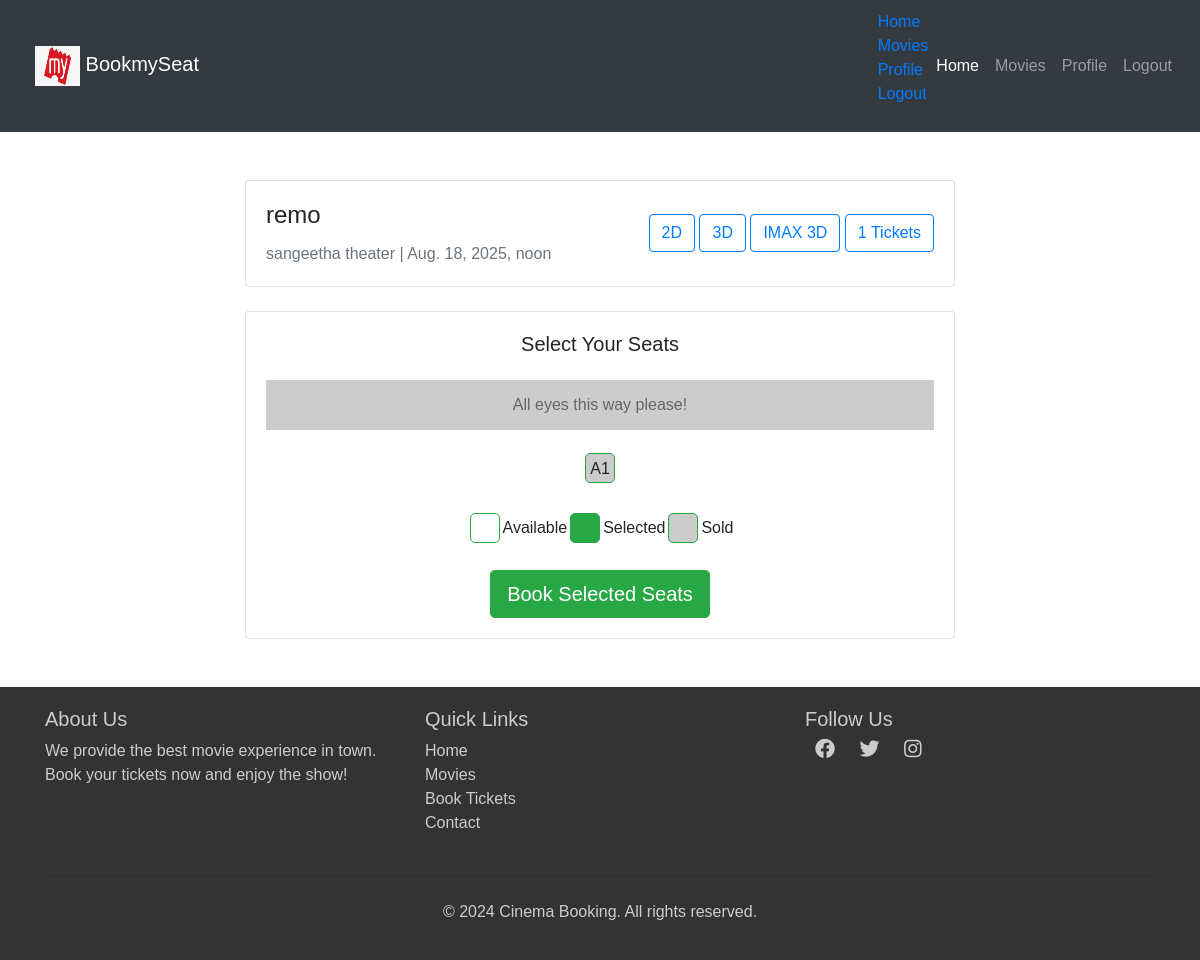
Screenshot of /movies/theater/1/seats/book/ (signed in) with the database file from the repository.
### movies/models.py (models this page shows, shortened)
class Theater(models.Model):
    name = models.CharField(max_length=255)
    movie = models.ForeignKey(Movie, on_delete=models.CASCADE)
    time = models.DateTimeField()

class Movie(models.Model):
    name= models.CharField(max_length=255)
    image= models.ImageField(upload_to="movies/")
    rating = models.DecimalField(max_digits=3,decimal_places=1)
    cast= models.TextField()
    description= models.TextField(blank=True,null=True) # optional

class Seat(models.Model):
    theater = models.ForeignKey(Theater, on_delete=models.CASCADE, default=1)
    seat_number = models.CharField(max_length=10, default="A1")
    is_booked = models.BooleanField(default=False)

### movies/views.py (the view, shortened to what this page needs)
# urls.py: path('theater/<int:theater_id>/seats/book/', views.book_seats, name='book_seats'),
@login_required(login_url='/login/')
def book_seats(request,theater_id):
    theaters=get_object_or_404(Theater,id=theater_id)
    seats=Seat.objects.filter(theater=theaters)
    return render(request,'movies/seat_selection.html',{'theaters':theaters,"seats":seats})

### templates/movies/seat_selection.html (shortened to what this page needs)
{% extends "users/basic.html" %} {% block content %}
<div class="container mt-5">
  <div class="row">
    <div class="col-lg-8 mx-auto">
      <div class="card mb-4">
        <div class="card-body">
          <div
            class="d-flex justify-content-between align-items-center flex-wrap"
          >
            <div>
              <h4 class="card-title">{{ theaters.movie.name }}</h4>
              <p class="card-text text-muted">
                {{ theaters.name }} | {{ theaters.time }}
              </p>
            </div>
            <div class="mt-2 mt-sm-0">
              <button class="btn btn-outline-primary me-2 mb-2 mb-sm-0">
                2D
              </button>
              <button class="btn btn-outline-primary me-2 mb-2 mb-sm-0">
                3D
              </button>
              <button class="btn btn-outline-primary mb-2 mb-sm-0">
                IMAX 3D
              </button>
              <button class="btn btn-outline-primary mb-2 mb-sm-0">
                {{seats|length}} Tickets
              </button>
            </div>
          </div>
        </div>
      </div>
      <div class="card">
        <div class="card-body">
          <h5 class="card-title text-center mb-4">Select Your Seats</h5>
          <div class="screen">All eyes this way please!</div>
          <form method="POST">
            <div class="d-flex justify-content-center flex-wrap mb-4">
              {% for seat in seats %}
              <div class="seat {% if seat.is_booked %}sold{% endif %}">
                {% if not seat.is_booked %}
                <input
                  type="checkbox"
                  name="seats"
                  value="{{ seat.id }}"
                  class="d-none"
                  id="seat-{{ seat.id }}"
                />
                <label
                  for="seat-{{ seat.id }}"
                  class="w-100 h-100 d-flex align-items-center justify-content-center"
                  >{{ seat.seat_number }}</label
                >
                {% else %} {{ seat.seat_number }} {% endif %}
              </div>
              {% endfor %}
            </div>
            <div class="d-flex justify-content-center mb-4">
              <div class="d-flex align-items-center me-4">
                <div class="seat" style="background-color: white"></div>
                <span class="ms-2">Available</span>
              </div>
              <div class="d-flex align-items-center me-4">
                <div class="seat selected"></div>
                <span class="ms-2">Selected</span>
              </div>
              <div class="d-flex align-items-center">
                <div class="seat sold"></div>
                <span class="ms-2">Sold</span>
              </div>
            </div>
            <div class="text-center">
              <button type="submit" class="btn btn-success btn-lg">
                Book Selected Seats
              </button>
            </div>
          </form>
        </div>
      </div>
    </div>
  </div>
</div>
{% endblock %}

### templates/users/basic.html (style rules this page uses)
body { font-family: Arial, sans-serif; }

### templates/movies/seat_selection.html (style rules this page uses)
body { font-family: Arial, sans-serif; }
.seat { width: 30px; height: 30px; border: 1px solid #28a745; margin: 3px; text-align: center; line-height: 30px; cursor: pointer; border-radius: 5px; transition: background-color 0.3s, color 0.3s; }
.seat.selected { background-color: #28a745; color: white; }
.seat.sold { background-color: #ccc; cursor: not-allowed; }
.screen { margin: 20px 0; background-color: #ccc; height: 50px; text-align: center; line-height: 50px; color: #666; }

### rows the page displays
Theater: movie.name "remo", name "sangeetha theater", time "Aug. 18, 2025, noon"
Seat: seat_number "A1"

### other values shown
{{ seats|length }} "1"
